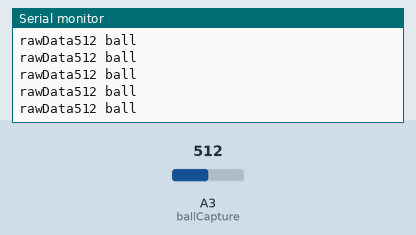
Bench run of a sketch on a simulated Arduino Uno, built with avr-gcc and run on an emulated ATmega328P. Shown: the last lines printed to the serial monitor. The test bench sets the inputs (shaded band); at power-on: A3 (ballCapture) = 512.

Above: at 1.2 s.
1.3 s: A3 (ballCapture) set to 317
At 1.9 s:
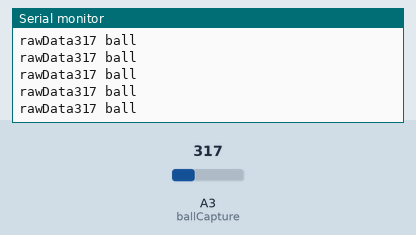
4.3 s: A3 (ballCapture) set to 289
At 5.2 s:
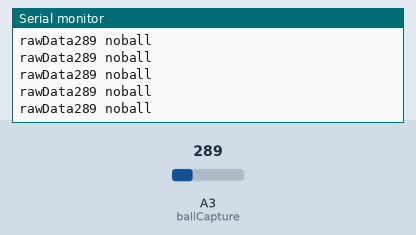
6.2 s: A3 (ballCapture) set to 1023
At 7.2 s:
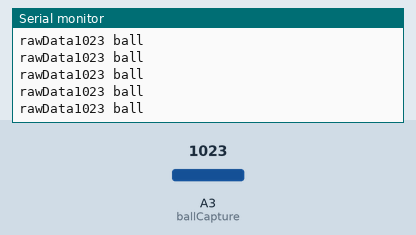
9.2 s: A3 (ballCapture) set to 987
At 9.7 s:
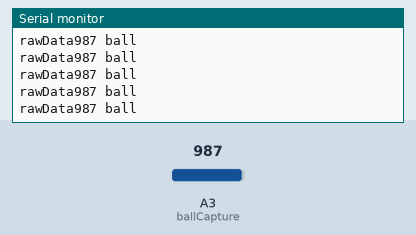
16.7 s: A3 (ballCapture) set to 104
At 17.8 s:
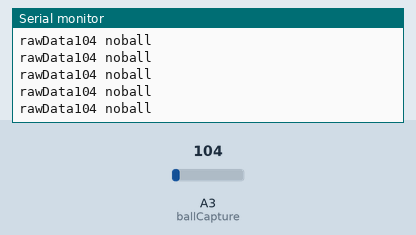
19.7 s: A3 (ballCapture) set to 91
At 20.7 s:
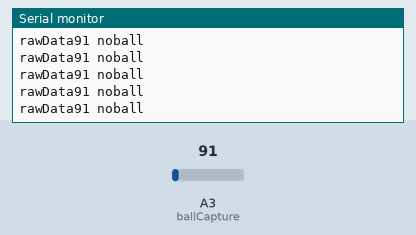
Timing chart, 0 to 22.2 s (numbered marks = the images above; inputs shaded):
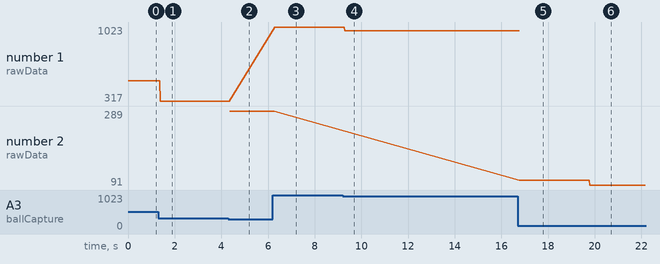

The sketch:

ball_capture.ino
```cpp
#define ballCapture 3
#define capture_rate 300

void setup()
{
  Serial.begin(9600);
}

void loop()
{
  int cap_rawData;
  cap_rawData = analogRead(ballCapture);
  Serial.print((String)"rawData" + cap_rawData);
  if(cap_rawData > capture_rate){
    Serial.println(" ball");
    //return 1;
  }else{
    Serial.println(" noball");
    //return 0;
  }
}
```

Measured:
- the behaviour switches between 301 and 300 on A3 (ballCapture) (found by bisection; images 1 and 2)
- after the input at 1.3 s, the serial monitor: prints a new line after 0.08 s (image 1)
- after the input at 4.3 s, the serial monitor: prints a new line after 0.07 s (image 2)
- after the input at 6.2 s, the serial monitor: prints a new line after 0.08 s (image 3)
- after the input at 9.2 s, the serial monitor: prints a new line after 0.08 s (image 4)
- after the input at 16.7 s, the serial monitor: prints a new line after 0.08 s (image 5)
- after the input at 19.7 s, the serial monitor: prints a new line after 0.08 s (image 6)
- plotted number 1: 512 → 317 after the input at 1.3 s, 317 → 1023 after the input at 6.2 s, 1023 → 987 after the input at 9.2 s
